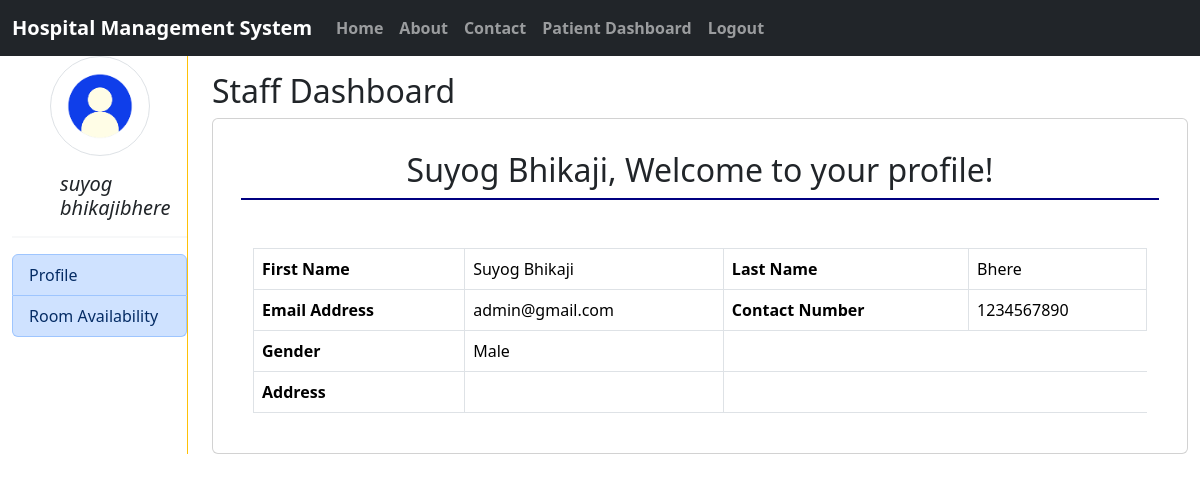
/hms_staff/Staff_Profile/ (signed in), run on the app's committed database.
### hms/models.py (models this page shows, shortened)
class User(AbstractBaseUser,PermissionsMixin):
    first_name= models.CharField(max_length=250)
    last_name= models.CharField(max_length=250)
    email= models.EmailField(unique=True)
    mobile= models.CharField(max_length=10)
    is_active=models.BooleanField(default=True)
    is_staff=models.BooleanField(default=False)
    is_patient=models.BooleanField(default=False)
    is_doctor=models.BooleanField(default=False)
    gender = models.CharField(choices=Gender_choice,max_length=100)
    USERNAME_FIELD = 'email'
    REQUIRED_FIELDS = ['mobile']
    object = CustomUserManager()

class Staff(models.Model):
    user = models.ForeignKey(User, on_delete=models.CASCADE)
    Staff_ID = models.AutoField(primary_key=True)
    Depart_ID = models.ForeignKey(Department,on_delete=models.CASCADE, null=True)
    Role = models.CharField(choices=ROLE_CHOICES, max_length=150, null=True)

### hms_staff/views.py (the view)
# urls.py: path('Staff_Profile/', views.Staff_Profile,name='Staff_Profile'),
def Staff_Profile(request):
    try:
        staff = Staff.objects.get(user=request.user)
    except Staff.DoesNotExist:
        staff = None
    return render(request, 'hms_staff/staff_profile.html', locals())

### hms_staff/templates/hms_staff/staff_profile.html (shortened to what this page needs)
{% extends 'hms_staff/staff_index.html' %}
{% load static %}
{% block staff %}
<div>
    <h2>Staff Dashboard</h2>
    <div class="container card">
        <div class="card-body my-2">
            <h2 class="p-2 text-center" style="border-bottom: 2px solid navy;">{{staff.user.first_name}}, Welcome to your profile!</h2>
            <div class="container mt-5 table-responsive">
                <table class="table table-bordered">
                    <tr>
                        <th>First Name</th>
                        <td>{{staff.user.first_name}}</td>
                        <th>Last Name</th>
                        <td>{{staff.user.last_name}}</td>
                    </tr>
                    <tr>
                        <th>Email Address</th>
                        <td>{{staff.user.email}}</td>
                        <th>Contact Number</th>
                        <td>{{staff.user.mobile}}</td>
                    </tr>
                    <tr>
                        <th>Gender</th>
                        <td>{{staff.user.gender}}</td>
                    </tr>
                    <tr>
                        <th>Address</th>
                        <td>{{staff.Address}}</td>
                    </tr>
                </table>
            </div>
        </div>
    </div>
</div>
{% endblock staff %}

### hms_staff/templates/hms_staff/staff_sidebar.html (shortened to what this page needs)
{% load static %}
<div class="border-end border-warning h-100">
    <center> <img src="{% static 'hms/images/patient_logo.jpg' %}" alt="wallpaper" width="100" class="img-thumbnail rounded-circle"></center>
    <h5 class="ps-5 mt-3"><em>{{request.user.first_name|lower}}{{request.user.last_name|lower}}</em></h5>
    <hr class="border">
    <div class="list-group">
        <a href="{% url 'Staff_Profile' %}" class="list-group-item list-group-item-primary list-group-item-action  {% if request.path == '/Staff_Profile/' %} active {% endif %} ">Profile</a>
        <a href="{% url 'Available_Rooms' %}" class="list-group-item list-group-item-primary list-group-item-action {% if request.path == '/Available_Rooms/' %} active {% endif %} ">Room Availability</a>
    </div>
</div>

### data on the page
User: user.first_name "suyog bhikaji", user.last_name "bhere"
Staff: user.first_name "Suyog Bhikaji", user.last_name "Bhere", user.email "admin@gmail.com", user.mobile "1234567890", user.gender "Male"
